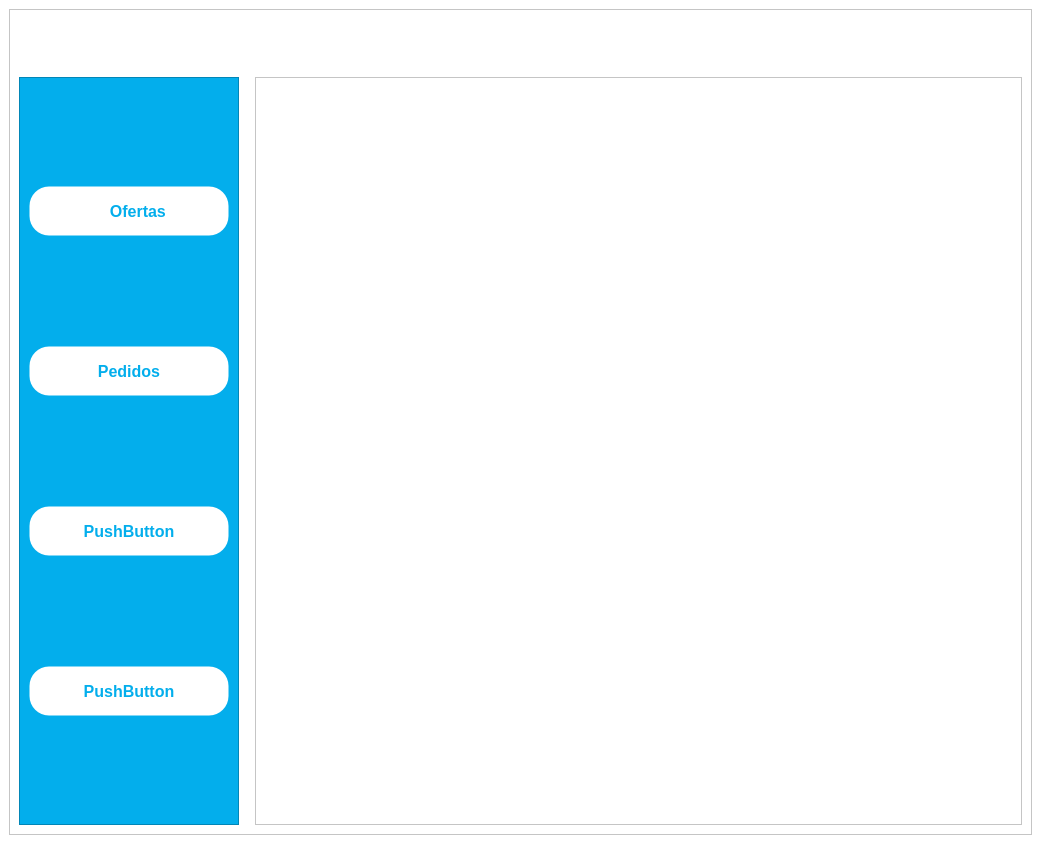
<?xml version="1.0" encoding="UTF-8"?>
<ui version="4.0">
 <class>MainWindow</class>
 <widget class="QMainWindow" name="MainWindow">
  <property name="geometry">
   <rect>
    <x>0</x>
    <y>0</y>
    <width>1041</width>
    <height>866</height>
   </rect>
  </property>
  <property name="windowTitle">
   <string>MainWindow</string>
  </property>
  <property name="styleSheet">
   <string notr="true">background-color: rgb(255, 255, 255);</string>
  </property>
  <widget class="QWidget" name="centralwidget">
   <layout class="QGridLayout" name="gridLayout_2">
    <item row="0" column="0">
     <widget class="QFrame" name="frame">
      <property name="frameShape">
       <enum>QFrame::StyledPanel</enum>
      </property>
      <property name="frameShadow">
       <enum>QFrame::Raised</enum>
      </property>
      <layout class="QGridLayout" name="gridLayout">
       <item row="3" column="0">
        <layout class="QVBoxLayout" name="verticalLayout_2">
         <item>
          <layout class="QHBoxLayout" name="horizontalLayout_2">
           <property name="topMargin">
            <number>0</number>
           </property>
           <item>
            <widget class="QLabel" name="label">
             <property name="minimumSize">
              <size>
               <width>220</width>
               <height>52</height>
              </size>
             </property>
             <property name="maximumSize">
              <size>
               <width>220</width>
               <height>52</height>
              </size>
             </property>
             <property name="text">
              <string/>
             </property>
             <property name="pixmap">
              <pixmap>../Logo.ico</pixmap>
             </property>
             <property name="scaledContents">
              <bool>true</bool>
             </property>
            </widget>
           </item>
           <item>
            <spacer name="horizontalSpacer_2">
             <property name="orientation">
              <enum>Qt::Horizontal</enum>
             </property>
             <property name="sizeHint" stdset="0">
              <size>
               <width>40</width>
               <height>20</height>
              </size>
             </property>
            </spacer>
           </item>
          </layout>
         </item>
         <item>
          <layout class="QHBoxLayout" name="horizontalLayout">
           <item>
            <widget class="QFrame" name="frame_2">
             <property name="minimumSize">
              <size>
               <width>220</width>
               <height>0</height>
              </size>
             </property>
             <property name="maximumSize">
              <size>
               <width>220</width>
               <height>16777215</height>
              </size>
             </property>
             <property name="autoFillBackground">
              <bool>false</bool>
             </property>
             <property name="styleSheet">
              <string notr="true">QFrame{
	background-color: rgb(3, 174, 236);
}

QPushButton{
	border: 1px solid transparent;
	color: rgb(3, 174, 236);
	box-sizing: border-box;
	background-color: rgb(255, 255, 255);
	border-radius: 20px;
}</string>
             </property>
             <property name="frameShape">
              <enum>QFrame::StyledPanel</enum>
             </property>
             <property name="frameShadow">
              <enum>QFrame::Raised</enum>
             </property>
             <layout class="QVBoxLayout" name="verticalLayout_3">
              <property name="spacing">
               <number>2</number>
              </property>
              <property name="leftMargin">
               <number>9</number>
              </property>
              <property name="topMargin">
               <number>0</number>
              </property>
              <property name="bottomMargin">
               <number>0</number>
              </property>
              <item>
               <spacer name="verticalSpacer_4">
                <property name="orientation">
                 <enum>Qt::Vertical</enum>
                </property>
                <property name="sizeHint" stdset="0">
                 <size>
                  <width>20</width>
                  <height>40</height>
                 </size>
                </property>
               </spacer>
              </item>
              <item>
               <widget class="QPushButton" name="pushButton_4">
                <property name="minimumSize">
                 <size>
                  <width>200</width>
                  <height>50</height>
                 </size>
                </property>
                <property name="maximumSize">
                 <size>
                  <width>200</width>
                  <height>50</height>
                 </size>
                </property>
                <property name="font">
                 <font>
                  <pointsize>12</pointsize>
                  <bold>true</bold>
                 </font>
                </property>
                <property name="text">
                 <string>    Ofertas</string>
                </property>
                <property name="icon">
                 <iconset>
                  <normaloff>../button_icons/icons8-new-copy-50.png</normaloff>../button_icons/icons8-new-copy-50.png</iconset>
                </property>
                <property name="iconSize">
                 <size>
                  <width>40</width>
                  <height>40</height>
                 </size>
                </property>
                <property name="checkable">
                 <bool>false</bool>
                </property>
                <property name="autoRepeat">
                 <bool>false</bool>
                </property>
                <property name="autoExclusive">
                 <bool>false</bool>
                </property>
               </widget>
              </item>
              <item>
               <spacer name="verticalSpacer">
                <property name="orientation">
                 <enum>Qt::Vertical</enum>
                </property>
                <property name="sizeHint" stdset="0">
                 <size>
                  <width>20</width>
                  <height>40</height>
                 </size>
                </property>
               </spacer>
              </item>
              <item>
               <widget class="QPushButton" name="pushButton_2">
                <property name="minimumSize">
                 <size>
                  <width>200</width>
                  <height>50</height>
                 </size>
                </property>
                <property name="maximumSize">
                 <size>
                  <width>200</width>
                  <height>50</height>
                 </size>
                </property>
                <property name="font">
                 <font>
                  <pointsize>12</pointsize>
                  <bold>true</bold>
                 </font>
                </property>
                <property name="text">
                 <string>Pedidos</string>
                </property>
               </widget>
              </item>
              <item>
               <spacer name="verticalSpacer_2">
                <property name="orientation">
                 <enum>Qt::Vertical</enum>
                </property>
                <property name="sizeHint" stdset="0">
                 <size>
                  <width>20</width>
                  <height>40</height>
                 </size>
                </property>
               </spacer>
              </item>
              <item>
               <widget class="QPushButton" name="pushButton">
                <property name="minimumSize">
                 <size>
                  <width>200</width>
                  <height>50</height>
                 </size>
                </property>
                <property name="maximumSize">
                 <size>
                  <width>200</width>
                  <height>50</height>
                 </size>
                </property>
                <property name="font">
                 <font>
                  <pointsize>12</pointsize>
                  <bold>true</bold>
                 </font>
                </property>
                <property name="text">
                 <string>PushButton</string>
                </property>
                <property name="iconSize">
                 <size>
                  <width>30</width>
                  <height>30</height>
                 </size>
                </property>
               </widget>
              </item>
              <item>
               <spacer name="verticalSpacer_3">
                <property name="orientation">
                 <enum>Qt::Vertical</enum>
                </property>
                <property name="sizeHint" stdset="0">
                 <size>
                  <width>20</width>
                  <height>40</height>
                 </size>
                </property>
               </spacer>
              </item>
              <item>
               <widget class="QPushButton" name="pushButton_3">
                <property name="minimumSize">
                 <size>
                  <width>200</width>
                  <height>50</height>
                 </size>
                </property>
                <property name="maximumSize">
                 <size>
                  <width>200</width>
                  <height>50</height>
                 </size>
                </property>
                <property name="font">
                 <font>
                  <pointsize>12</pointsize>
                  <bold>true</bold>
                 </font>
                </property>
                <property name="text">
                 <string>PushButton</string>
                </property>
               </widget>
              </item>
              <item>
               <spacer name="verticalSpacer_5">
                <property name="orientation">
                 <enum>Qt::Vertical</enum>
                </property>
                <property name="sizeHint" stdset="0">
                 <size>
                  <width>20</width>
                  <height>40</height>
                 </size>
                </property>
               </spacer>
              </item>
             </layout>
            </widget>
           </item>
           <item>
            <spacer name="horizontalSpacer">
             <property name="orientation">
              <enum>Qt::Horizontal</enum>
             </property>
             <property name="sizeType">
              <enum>QSizePolicy::Fixed</enum>
             </property>
             <property name="sizeHint" stdset="0">
              <size>
               <width>10</width>
               <height>20</height>
              </size>
             </property>
            </spacer>
           </item>
           <item>
            <widget class="QTableView" name="tableView">
             <property name="minimumSize">
              <size>
               <width>0</width>
               <height>0</height>
              </size>
             </property>
             <property name="maximumSize">
              <size>
               <width>16777215</width>
               <height>16777215</height>
              </size>
             </property>
            </widget>
           </item>
          </layout>
         </item>
        </layout>
       </item>
      </layout>
     </widget>
    </item>
   </layout>
  </widget>
  <widget class="QMenuBar" name="menubar">
   <property name="geometry">
    <rect>
     <x>0</x>
     <y>0</y>
     <width>1041</width>
     <height>22</height>
    </rect>
   </property>
  </widget>
  <widget class="QStatusBar" name="statusbar"/>
 </widget>
 <resources/>
 <connections/>
</ui>
